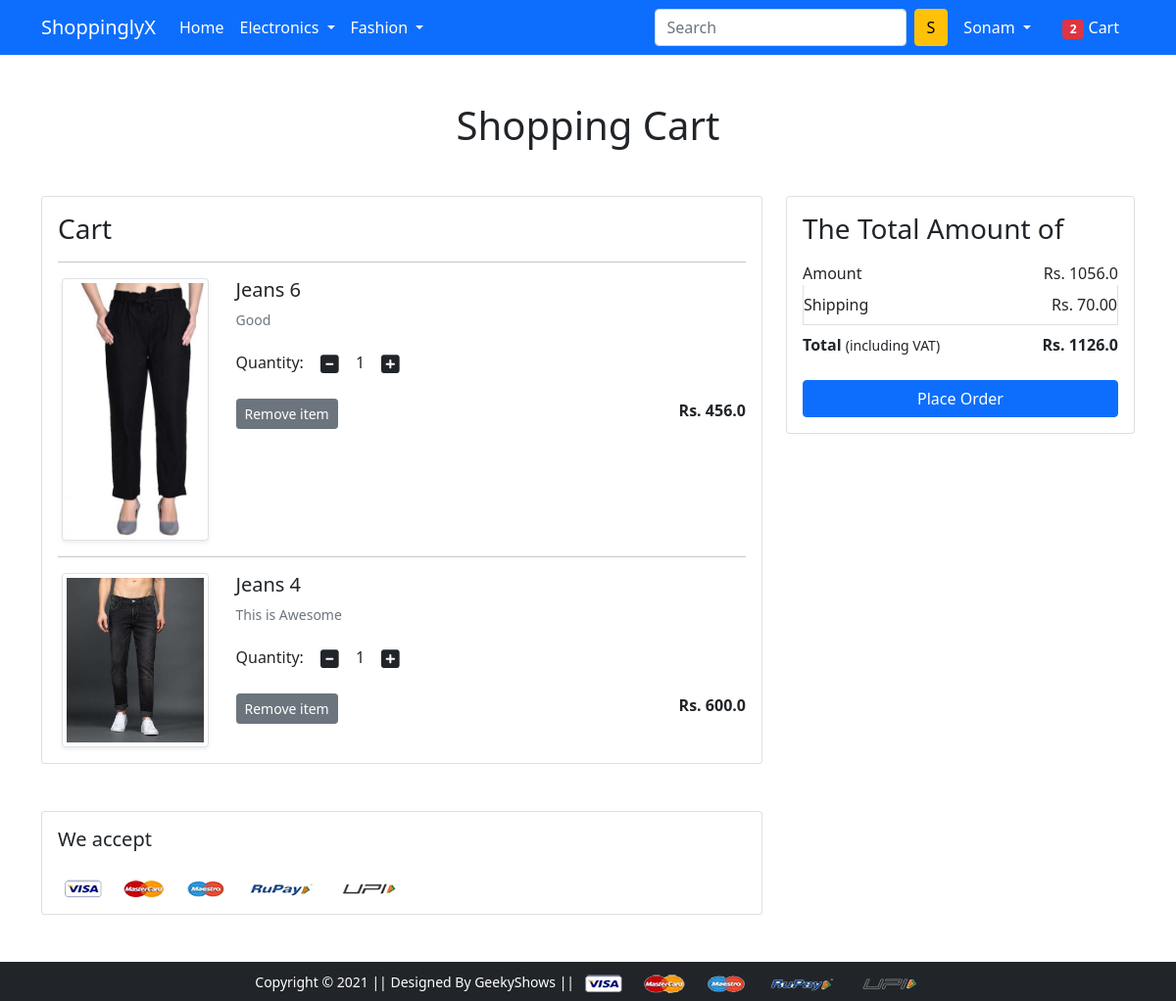
The app's page /cart/ (signed in), older data.
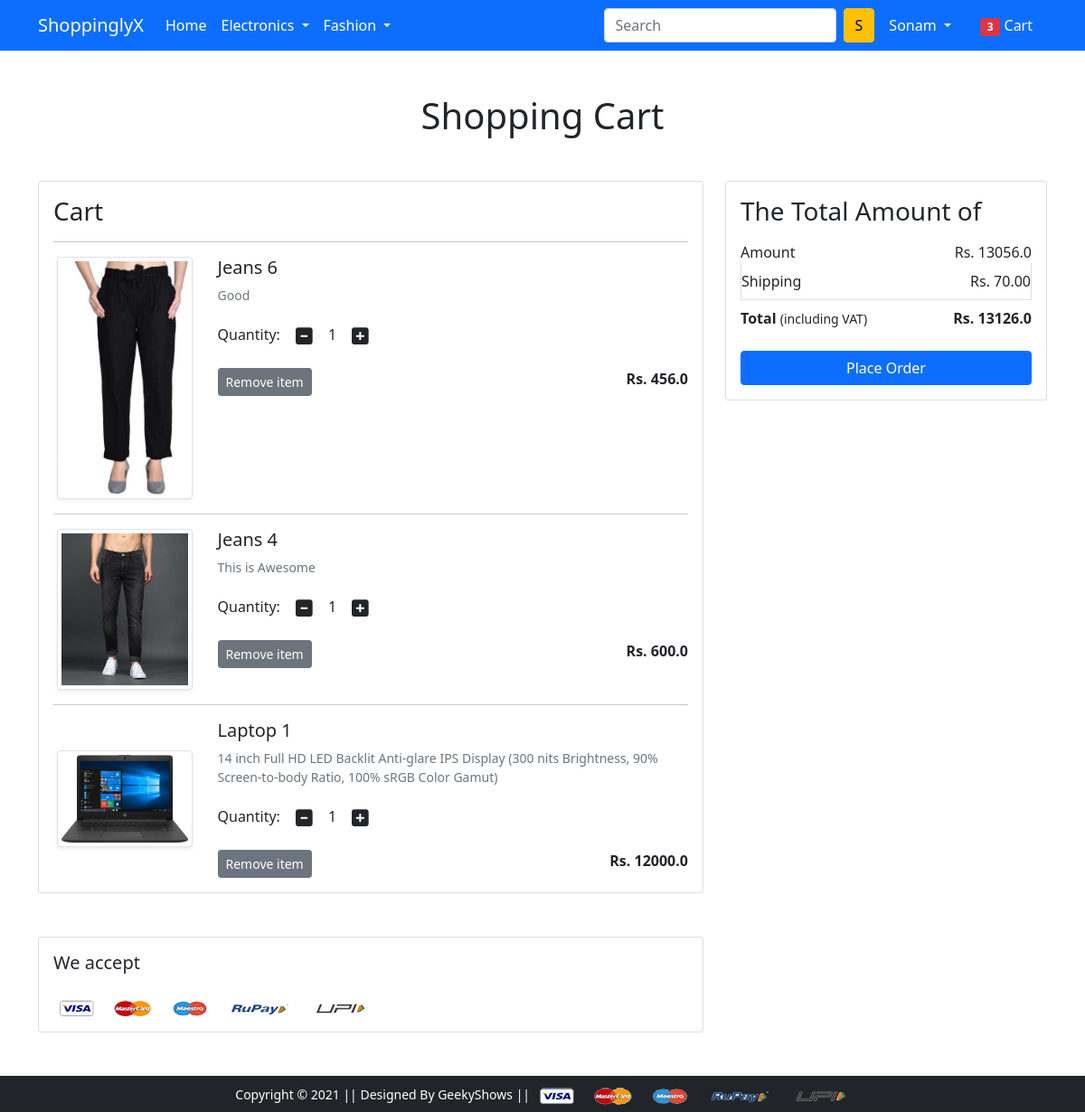
The same page, newer data.
### app/models.py (models this page shows, shortened)
class Cart(models.Model):
    user=models.ForeignKey(User,on_delete=models.CASCADE)
    product=models.ForeignKey(Product,on_delete=models.CASCADE)
    quantity=models.PositiveIntegerField(default=1)

class Product(models.Model):
    title=models.CharField(max_length=100)
    selling_price=models.FloatField()
    discounted_price=models.FloatField()
    description=models.TextField()
    brand=models.CharField(max_length=100)
    category=models.CharField(choices=CATEGORY_CHOICES,max_length=2)
    product_image=models.ImageField(upload_to='productimg')

### app/views.py (the view)
# urls.py: path('cart/', views.show_cart, name='showcart'),
@login_required
def show_cart(request):
    user=request.user
    cart=Cart.objects.filter(user=user)
    amount=0.0
    shipping_amount=70.0
    cart_product=[p for p in Cart.objects.all() if p.user==user]
    if cart_product:
        for p in cart_product:
            tempamount=(p.quantity*p.product.discounted_price)
            amount+=tempamount
            totalamount=amount+shipping_amount
        totalitem=len(Cart.objects.filter(user=request.user))
        return render(request,'app/addtocart.html',{'carts':cart,'totalamount':totalamount,'amount':amount,'totalitem':totalitem})
    else:
        return render(request,'app/emptycart.html',{'totalitem':totalitem})

### app/templates/app/addtocart.html (shortened to what this page needs)
{% extends 'app/base.html' %}
{% load static %}
{% block main-content %}
<div class="container my-5">
 <div class="row">
  <h1 class="text-center mb-5">Shopping Cart</h1>
  <div class="col-sm-8">
  <div class="card">
   <div class="card-body">
    <h3>Cart</h3>
    {% for cart in carts %}
    <hr>
    <div class="row">
     <div class="col-sm-3 text-center align-self-center"><img src="{{cart.product.product_image.url}}" alt="" srcset="" class="img-fluid img-thumbnail shadow-sm" height="150" width="150"> </div>
     <div class="col-sm-9">
      <div>
       <h5>{{cart.product.title}}</h5>
       <p class="mb-2 text-muted small">{{cart.product.description}}</p>
       <div class="my-3">
        <label for="quantity">Quantity:</label>
        <a class="minus-cart btn" pid="{{cart.product.id}}"><i class="fas fa-minus-square fa-lg"></i></a>
          <span id="quantity">{{cart.quantity}}</span>
        <a class="plus-cart btn" pid="{{cart.product.id}}"><i class="fas fa-plus-square fa-lg"></i></a>
       </div>
       <div class="d-flex justify-content-between">
        <a href="#" class="btn btn-sm btn-secondary mr-3 remove-cart" pid="{{cart.product.id}}">Remove item </a>
        <p class="mb-0"><span><strong>Rs. {{cart.product.discounted_price}}</strong></span></p>
       </div>
      </div>
     </div>
    </div>
    {% endfor %}
   </div>
   </div>
  </div>
  <div class="col-sm-4">
   <div class="card">
    <div class="card-body">
      <h3>The Total Amount of</h3>
      <ul class="list-group">
       <li class="list-group-item d-flex justify-content-between align-items-center border-0 px-0 pb-0">Amount<span>Rs. <span id="amount">{{amount}}</span></span></li>
       <li class="list-group-item d-flex justify-content-between align-items-center px-0">Shipping<span>Rs. 70.00</span></li>
       <li class="list-group-item d-flex justify-content-between align-items-center border-0 px-0 mb-3">
        <div>
           <strong>Total</strong> <small>(including VAT)</small>
         </div>
         <span><strong>Rs. <strong id="totalamount">{{totalamount}}</strong></strong></span>
       </li>
      </ul>
      <div class="d-grid"><a href="{% url 'checkout' %}" class="btn btn-primary">Place Order</a></div>
    </div>
   </div>
  </div>
 </div>
</div>
<div class="container">
 <div class="row">
  <div class="col-sm-8">
   <div class="card">
    <div class="card-body">
      <h5 class="mb-4">We accept</h5>
      <img src="{% static 'app/images/payment.png' %}" alt="" class="img-fluid">
    </div>
  </div>
  </div>
 </div>
</div>
{% endblock main-content %}

### app/templates/app/base.html (shortened to what this page needs)
<!doctype html>
{% load static %}
<html lang="en">
  <head>
    <link href="https://cdn.jsdelivr.net/npm/bootstrap@5.0.0-beta1/dist/css/bootstrap.min.css" rel="stylesheet">
    <link rel="stylesheet" href="{% static 'app/css/owl.carousel.min.css' %}">
    <link rel="stylesheet" href="{% static 'app/css/all.min.css' %}">
    <link rel="stylesheet" href="{% static 'app/css/style.css' %}">
  </head>
  <body>
    <nav class="navbar navbar-expand-lg navbar-dark bg-primary">
     <div class="container">
       <a class="navbar-brand" href="/">ShoppinglyX</a>
       <div class="collapse navbar-collapse" id="navbarSupportedContent">
         <ul class="navbar-nav me-auto mb-2 mb-lg-0">
           <li class="nav-item">
             <a class="nav-link active" aria-current="page" href="/">Home</a>
           </li>
           <li class="nav-item dropdown">
             <a class="nav-link dropdown-toggle text-white" href="#" id="electronicsDropdown" role="button" data-bs-toggle="dropdown" aria-expanded="false">
               Electronics
             </a>
           </li>
           <li class="nav-item dropdown">
             <a class="nav-link dropdown-toggle text-white" href="#" id="fashionDropdown" role="button" data-bs-toggle="dropdown" aria-expanded="false">
               Fashion
             </a>
           </li>
         </ul>
         <form class="d-flex">
           <input class="form-control me-2" type="search" placeholder="Search" aria-label="Search">
           <button class="btn btn-warning" type="submit">S</button>
         </form>
         <div>
          <ul class="navbar-nav me-auto mb-2 mb-lg-0">
            {% if request.user.is_authenticated %}
           <li class="nav-item dropdown mx-2">
              <a class="nav-link dropdown-toggle text-white" href="#" id="profileDropdown" role="button" data-bs-toggle="dropdown" aria-expanded="false">
                {{request.user.username|capfirst}}
              </a>
            </li>
            <li class="nav-item mx-2">
             <a href="{% url 'showcart' %}" class="nav-link text-white"><span class="badge bg-danger">{{totalitem}}</span> Cart </a>
            </li>
            {% endif %}
          </ul>
         </div>
       </div>
     </div>
    </nav>
    {% block main-content %} {% endblock main-content %}
    <footer class="container-fluid bg-dark text-center p-2 mt-5">
        <small class="text-white">Copyright &copy; 2021 || Designed By GeekyShows || </small>
        <img src="{% static 'app/images/payment.png' %}" alt="" srcset="" class="img-fluid" height="2px">
    </footer>
  </body>
</html>

Row changes from the older to the newer data that the page shows:
added Cart: product.product_image (picture), product "Laptop 1", product.description "14 inch Full HD LED Backlit Anti-glare IPS Display (300 nits Brightness, 90% Screen-to-body Ratio, 100% sRGB Color Gamut)", quantity "1", product.discounted_price "12000.0"
Text that changed along with them:
{{ totalitem }}: "2" → "3"
{{ amount }}: "1056.0" → "13056.0"
{{ totalamount }}: "1126.0" → "13126.0"
